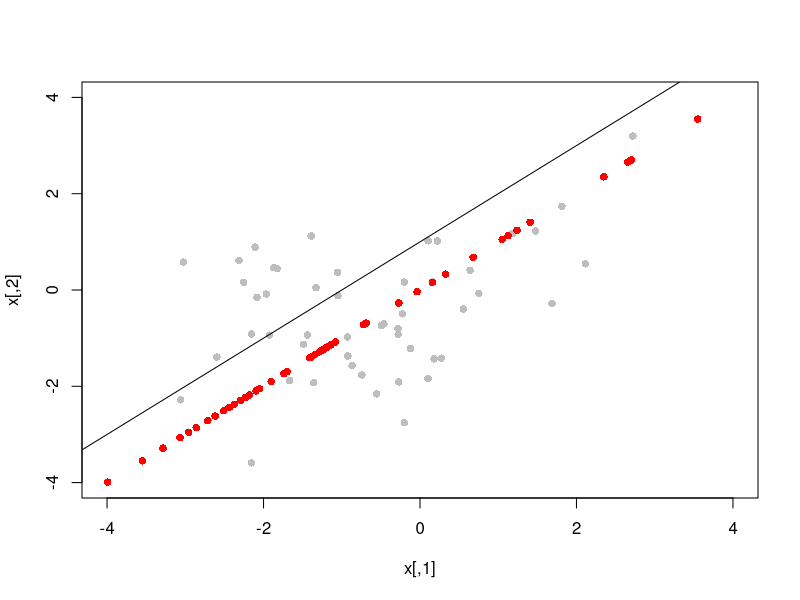
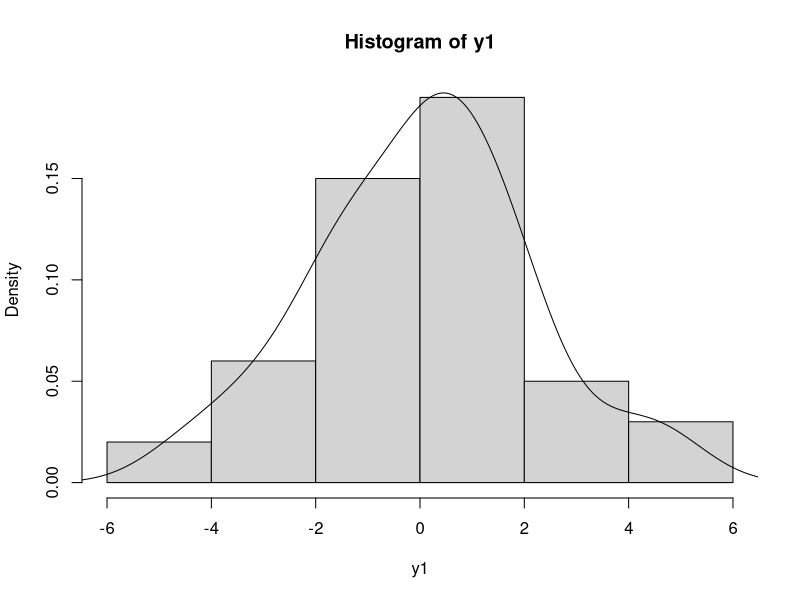
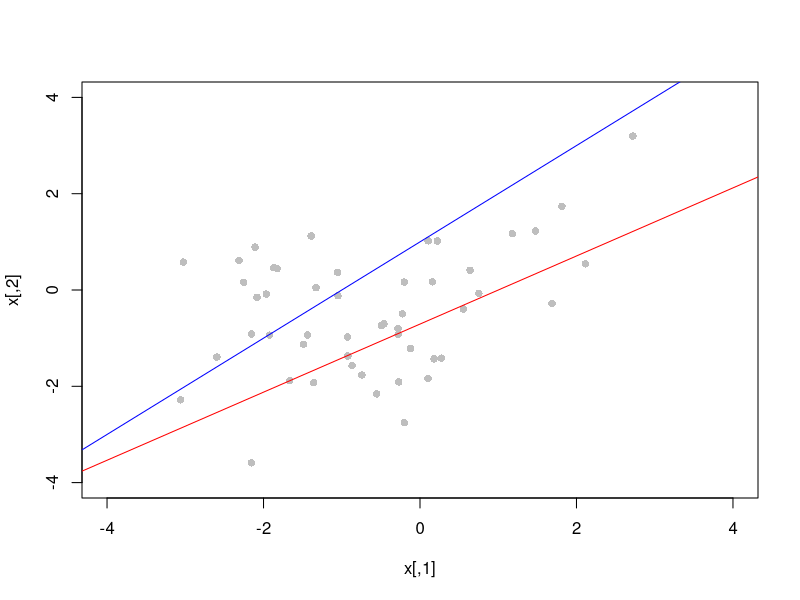
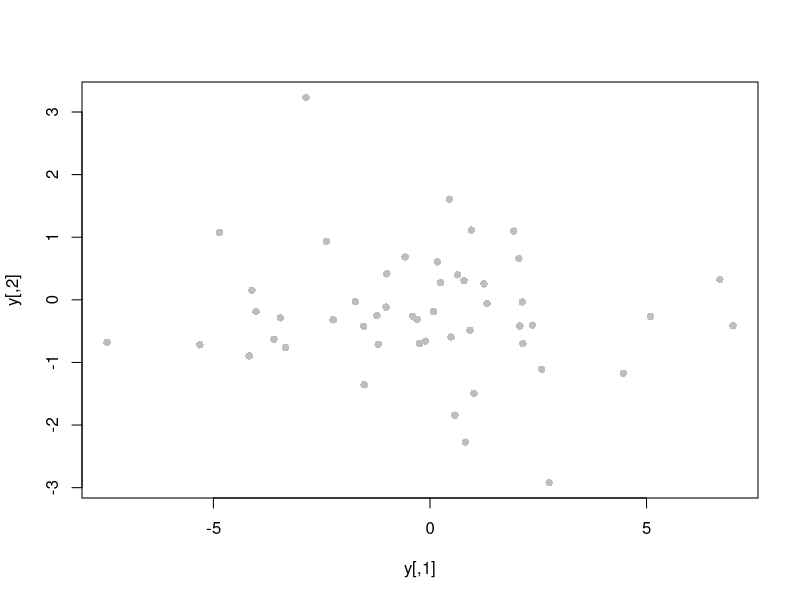

R code for these plots, in order:
# Ejercicio 6

library(MASS)

set.seed(1234)

sigma_x <- matrix( data = c(1, 1/2, 1/2, 1), nrow = 2, ncol = 2, byrow = TRUE)*2
x <- mvrnorm(50, c(0,0), sigma_x )
plot(x, xlim = c(-4,4), ylim = c(-4,4), col = "gray", pch = 16)

abline(1,1)

a1 <- matrix( c(1,1))
P <- a1 %*% t(a1) # Matriz de proyeccion

points( x %*% P, x %*% P, col = "red", pch = 16)

# d <- a1 / sqrt(2) # Vector normalizado

# a)

# x en R2. x ~ N(mu,sigma) multivariada
# a1 = (1,1)'

# Y1 = t( a1 ) * x --> E(Y1) = 0 y Var(Y1) = t( a1 ) * Sigma(x) * a1 = 6

# Y1 ~ N(0,6)

# b)

y1 <- rnorm( 50, 0, sqrt(6) )

hist(y1, freq = FALSE)

d <- density(y1, kernel = "gaussian")
lines(d)

# c)

a2 <- matrix( c(-1,1) / sqrt(2))

# Y2 = a2'X --> Y2 ~ N(0,1)

# vector aleatorio y = (Y1,Y2) dsitribuye Normal( (0,0), Sigma_y)
# Sigma_y es la matriz con diagonal Var(Y1) y Var(Y2) y fuera de la diagonal 0
# Esto pues ambas distribuciones tienen esperanza 0, y E(x) = 0.

# d)

plot(x, xlim = c(-4,4), ylim = c(-4,4), col = "gray", pch = 16)

abline(1,1, col = 'blue')
abline(-1/sqrt(2),1/sqrt(2), col = 'red')

# e)

sigma_y <-  matrix( data = c(6, 0, 0, 1), nrow = 2, ncol = 2, byrow = TRUE)
y <- mvrnorm(50, c(0,0), sigma_y )

plot(y, col = 'gray', pch = 16)

cov(y)
cor(y)

# Se ve poca correlacion (negativa) entre Y1, Y2
# Y en el plot de Y1 vs Y2 no se observa una clara relacion entre ambas variables,
# aunque puede verse que cuando una aumenta la otra parece que disminuye.

# f) idem pero con direccion a3 = 1/sqrt(5)*(1,2)'
